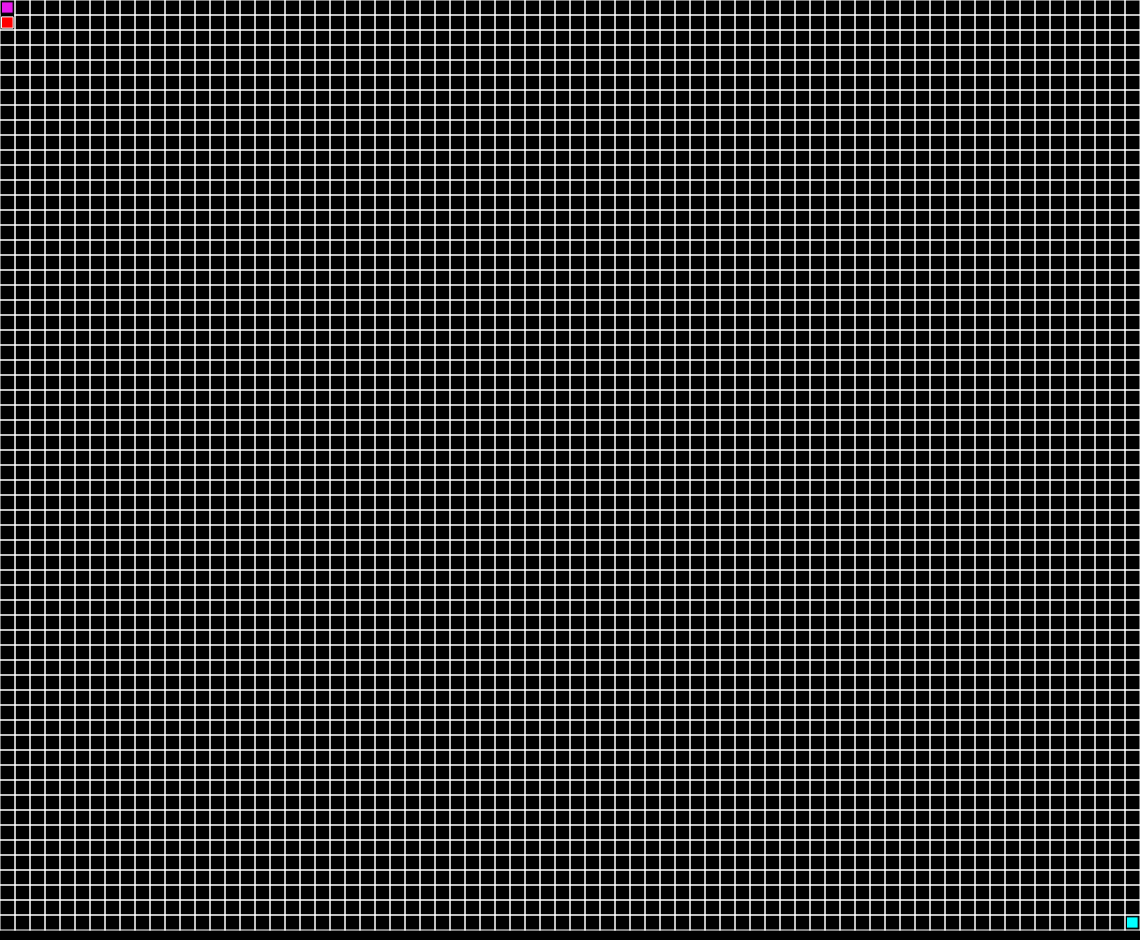
Frame 1 (no input)
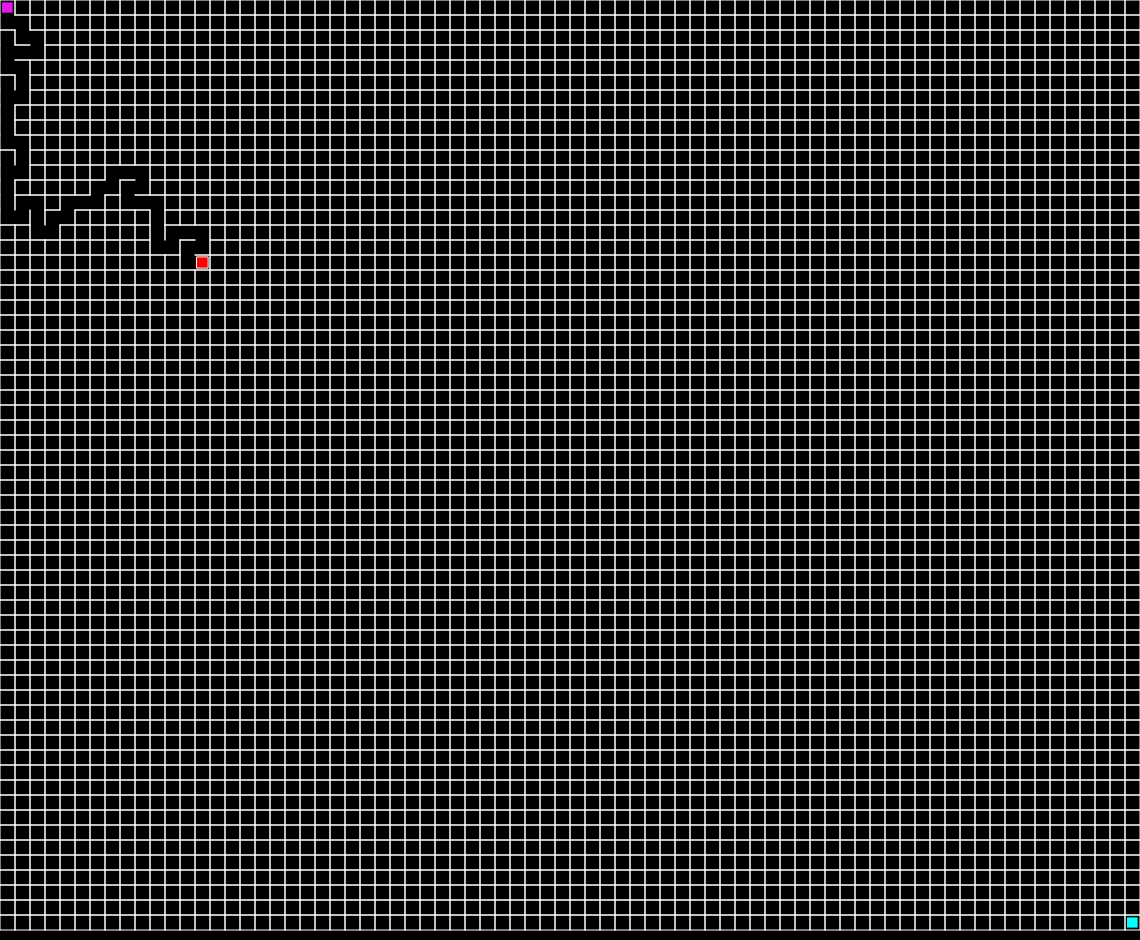
Frame 60 (no input)
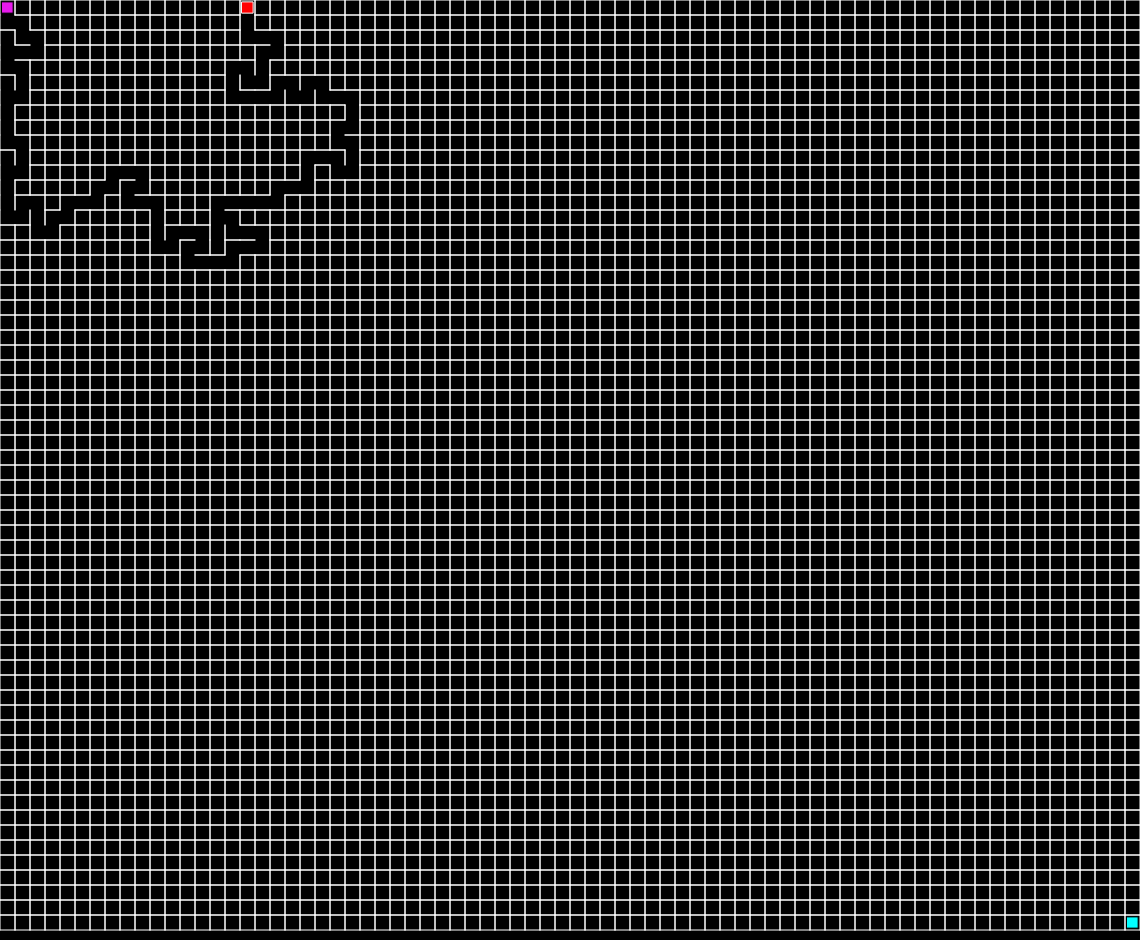
Frame 120 (the mouse pressed at the canvas centre since frame 60)

The p5.js sketch that drew these frames (run headless with seeded random() and noise() and a simulated clock; from frame 60 on, the mouse is pressed at the canvas centre):

// p5.js sketch
// ── sketch.js
let creators = new Array();

function setup() {
    offset = 30;
    globalW = windowWidth - offset * 2;
    globalH = windowHeight - offset * 2;
    createCanvas(globalW, globalH).position(offset, offset);
    frameRate = 10;
    maze = new Maze(globalW, globalH, 15);
    creator = new Creator();
    creator.setMaze(maze);
    creators.push(creator);
    // noLoop();
}

function draw() {
    // if (keyIsPressed === true) {
    background(0);
    for (let i = 0; i < creators.length; i++) {
        creators[i].step();
        creators[i].show();
    }
    maze.show();
    // }
}

function keyReleased() {
    dirX = 0;
    dirY = 0;
    if (keyCode === LEFT_ARROW) {
        dirX--;
    } else if (keyCode === RIGHT_ARROW) {
        dirX++;
    } else if (keyCode === UP_ARROW) {
        dirY--;
    } else if (keyCode === DOWN_ARROW) {
        dirY++;
    }

    for (let i = 0; i < creators.length; i++) {
        moved = creators[i].move(dirX, dirY);
    }
}

// ── cell.js
class Cell {
    constructor(size, x, y) {
        this.size = size;
        this.x = x;
        this.y = y;
        this.visited = false;
        this.walls = [true, true, true, true]; // Top, Right, Bottom, Left
    }

    show() {
        // fill(125);
        stroke(255);
        this.walls[0] && line(this.x * this.size, this.y * this.size, (this.x + 1) * this.size, this.y * this.size);
        this.walls[1] &&
            line((this.x + 1) * this.size, this.y * this.size, (this.x + 1) * this.size, (this.y + 1) * this.size);

        this.walls[2] &&
            line(this.x * this.size, (this.y + 1) * this.size, (this.x + 1) * this.size, (this.y + 1) * this.size);
        this.walls[3] && line(this.x * this.size, this.y * this.size, this.x * this.size, (this.y + 1) * this.size);
        // rect(this.x * this.size, this.y * this.size, this.size, this.size);
    }

    makePath(other) {
        let idx_a = -1;
        let idx_b = -1;
        if (this.x < other.x) {
            idx_a = 1;
            idx_b = 3;
        } else if (this.x > other.x) {
            idx_a = 3;
            idx_b = 1;
        } else if (this.y < other.y) {
            idx_a = 2;
            idx_b = 0;
        } else if (this.y > other.y) {
            idx_a = 0;
            idx_b = 2;
        }
        this.walls[idx_a] = false;
        other.walls[idx_b] = false;
    }

    pathExistsTo(target) {
        let idx_a = -1;
        let idx_b = -1;
        if (this.x < target.x) {
            idx_a = 1;
            idx_b = 3;
        } else if (this.x > target.x) {
            idx_a = 3;
            idx_b = 1;
        } else if (this.y < target.y) {
            idx_a = 2;
            idx_b = 0;
        } else if (this.y > target.y) {
            idx_a = 0;
            idx_b = 2;
        }

        if (this.walls[idx_a] === false && target.walls[idx_b] === false) {
            return true;
        } else {
            return false;
        }
    }
}

// ── creator.js
class Creator {
    constructor() {
        this.maze = undefined;
        this.x = 0;
        this.y = 0;
        this.stack = new Array();
        this.start = undefined;
        this.end = undefined;
    }

    setMaze(maze) {
        this.maze = maze;
        this.start = maze.getCellAt(0, 0);

        this.start.visited = true;
        this.stack.push(this.start);

        this.end = maze.getCellAt(maze.nbCols - 1, maze.nbRows - 1);
    }

    move(dirX, dirY) {
        if (dirX !== 0) {
            if (dirX === -1 && this.x === 0) {
                return false;
            } else if (dirX === 1 && this.x >= this.maze.nbCols - 1) {
                return false;
            }
        } else if (dirY !== 0) {
            if (dirY === -1 && this.y === 0) {
                return false;
            } else if (dirY === 1 && this.y >= this.maze.nbRows - 1) {
                return false;
            }
        }
        let current = maze.getCellAt(this.x, this.y);
        let target = maze.getCellAt(this.x + dirX, this.y + dirY);
        if (current.pathExistsTo(target)) {
            this.x += dirX;
            this.y += dirY;
            return true;
        }
        return false;
    }

    show() {
        push();
        let size = maze.cellSize;
        stroke(255);
        rectMode(CENTER);
        translate(this.x * size, this.y * size);

        fill(255, 0, 0);
        rect(size / 2, size / 2, size * 0.75, size * 0.75);
        pop();
        if (this.x == this.end.x && this.y == this.end.y) {
            push();
            fill(0, 255, 0);
            background(255, 255, 255, 150);
            fill(0, 200, 0);
            textSize(80);
            textAlign(CENTER, CENTER);
            text("YOU WIN !", maze.width / 2, maze.height / 2);
            pop();
        }
    }

    step() {
        let current = maze.getCellAt(this.x, this.y);
        let neighboors = maze.getNeighboors(this.x, this.y);
        let cell = null;
        if (neighboors.length > 0) {
            this.stack.push(current);
            cell = random(neighboors);
        } else if (this.stack.length > 0) {
            cell = this.stack.pop();
        }
        if (cell) {
            // console.log(cell);
            cell.visited = true;
            current.makePath(cell);
            this.x = cell.x;
            this.y = cell.y;
        }
    }
}

// ── maze.js
class Maze {
    constructor(width, height, cellSize) {
        this.width = width;
        this.height = height;
        this.nbCols = Math.floor(width / cellSize);
        this.nbRows = Math.floor(height / cellSize);
        this.cellSize = cellSize;
        this.grid = new Array(this.nbRows);
        for (let i = 0; i < this.nbRows; i++) {
            this.grid[i] = new Array(this.nbCols);
        }
        for (let i = 0; i < this.nbRows; i++) {
            for (let j = 0; j < this.nbCols; j++) {
                this.grid[i][j] = new Cell(cellSize, j, i);
            }
        }
    }

    show() {
        push();
        for (let i = 0; i < this.nbRows; i++) {
            for (let j = 0; j < this.nbCols; j++) {
                this.grid[i][j].show();
            }
        }
        pop();

        push();
        fill(230, 25, 235);
        rectMode(CENTER);
        rect(this.cellSize / 2, this.cellSize / 2, 0.75 * this.cellSize, 0.75 * this.cellSize);

        fill(0, 255, 255);
        rectMode(CENTER);
        translate(this.cellSize * (this.nbCols - 1), this.cellSize * (this.nbRows - 1));
        rect(this.cellSize / 2, this.cellSize / 2, 0.75 * this.cellSize, 0.75 * this.cellSize);
        pop();
    }

    getNeighboors(x, y) {
        let neighboors = [];
        if (this.grid[y] && this.grid[y][x - 1] && !this.grid[y][x - 1].visited) neighboors.push(this.grid[y][x - 1]);
        if (this.grid[y] && this.grid[y][x + 1] && !this.grid[y][x + 1].visited) neighboors.push(this.grid[y][x + 1]);
        if (this.grid[y - 1] && this.grid[y - 1][x] && !this.grid[y - 1][x].visited)
            neighboors.push(this.grid[y - 1][x]);
        if (this.grid[y + 1] && this.grid[y + 1][x] && !this.grid[y + 1][x].visited)
            neighboors.push(this.grid[y + 1][x]);
        return neighboors;
    }

    getCellAt(x, y) {
        return this.grid[y][x];
    }
}
